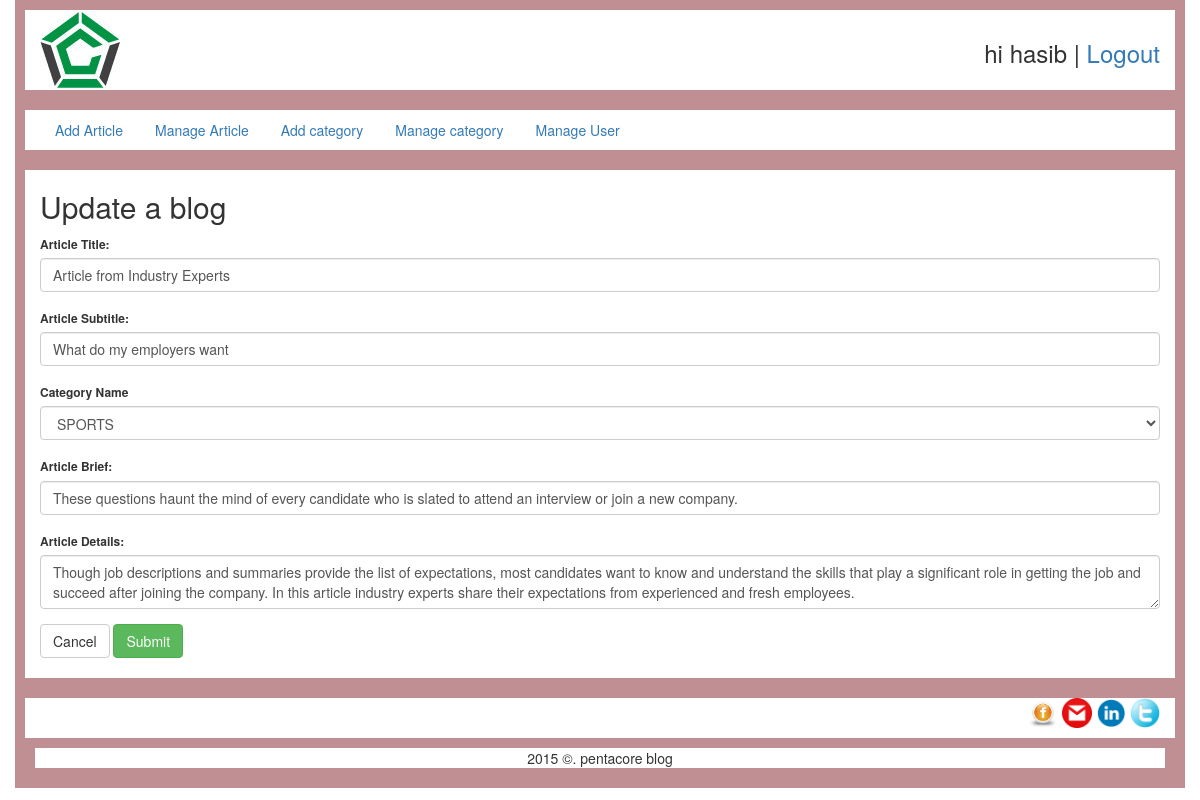
The app's page /admin/editArticle.php?id=8 (signed in) with its own data.
### tables this page shows
CREATE TABLE `article` (
  `article_id` int(11) unsigned NOT NULL AUTO_INCREMENT,
  `article_title` varchar(255) DEFAULT NULL,
  `article_subtitle` varchar(255) DEFAULT NULL,
  `category_id` int(11) NOT NULL,
  `article_sequence` int(11) NOT NULL,
  `article_brief` longtext,
  `article_details` longtext,
  `user_id` int(11) NOT NULL,
  `article_deleted` tinyint(4) NOT NULL DEFAULT '1',
  `article_deleted_at` timestamp NOT NULL DEFAULT '0000-00-00 00:00:00' ON UPDATE CURRENT_TIMESTAMP,
  `article_created_at` timestamp NOT NULL DEFAULT '0000-00-00 00:00:00' ON UPDATE CURRENT_TIMESTAMP,
  `article_total_hits` int(11) NOT NULL,
  `article_img` varchar(255) NOT NULL,
  PRIMARY KEY (`article_id`)
);

CREATE TABLE `category` (
  `category_id` int(10) unsigned NOT NULL AUTO_INCREMENT,
  `category_name` varchar(255) NOT NULL,
  `created_at` timestamp NOT NULL DEFAULT '0000-00-00 00:00:00' ON UPDATE CURRENT_TIMESTAMP,
  `category_deleted` tinyint(4) NOT NULL DEFAULT '1',
  PRIMARY KEY (`category_id`)
);

### admin/dbClass.php (called while the page is built, shortened)
<?php
class blogClass{
    public $conn;
    public function __construct(){
        $serverName = "localhost";
        $userName 	= "root";
        $password 	= "";
        $db 		= "blog";
        $this->conn 		= new mysqli($serverName,$userName,$password,$db);
    }
    public function selectOneArticle($article_id){
        $sql="SELECT article_id, article_title, article_subtitle, category_id, article_sequence, article_brief, article_details, user_id, article_deleted, article_deleted_at, article_created_at, article_img FROM article WHERE article_deleted = 1 AND article_id = $article_id ORDER BY article_id DESC";
        $resOneArticle=$this->conn->query($sql);
        return $resOneArticle;
    }
    public function selectCategory(){
        $sql="SELECT category_id, category_name, created_at FROM category WHERE category_deleted=1 ORDER BY category_id DESC";
        $resCategoryAll=$this->conn->query($sql);
        return $resCategoryAll;
    }public function selectOneCategory($category_id){
        $sql="SELECT category_id, category_name, created_at FROM category WHERE category_deleted=1 AND category_id='$category_id'";
        $resCategory=$this->conn->query($sql);
        return $resCategory;
    }
}

### admin/editArticle.php (the view, shortened to what this page needs)
	--><?php
include_once'dbClass.php';
$article="";
if(isset($_GET['id']) && !empty($_GET['id'])){
    $article_id=$_GET['id'];
    $blog=new blogClass;
    $data=$blog->selectOneArticle($article_id);
    $article=$data->fetch_assoc();
}
?>
<!DOCTYPE html>
<html>
<head>
    <link rel="stylesheet" type="text/css" href="style.css"/>
    <link rel="stylesheet" type="text/css" href="Bootstrap/bootstrap.min.css"/>
</head>
<body>
<div class="container">
    <div class="row">
        <div class="col-md-12" style="border:10px solid #BF8F94 ">
            <img src="img/Thumb.jpg">
            <div style="float:right; margin-top:10px">
                <h3>hi <?php echo $_SESSION["user_name"]; ?> | <a href="login/logout.php">Logout</a></h3>
            </div>
        </div>
    </div>
    <div class="row">
        <div class="col-md-12" style="border:10px solid #BF8F94 ">
            <ul class="nav nav-pills">
                <li><a href="insertArticle.php">Add Article</a></li>
                <li><a href="listArticle.php">Manage Article</a></li>
                <li><a href="insertCategory.php">Add category</a></li>
                <li><a href="listCategory.php">Manage category</a></li>
                <li><a href="listUser.php">Manage User</a></li>
            </ul>
        </div>
    </div>
    <div class="row">
        <div class="col-md-12" style="border:10px solid #BF8F94;">
            <div><h2>Update a blog</h2></div>
            <form action="" method="post" class="form-class">
                <div class="form-group">
                    <label for="input_1"> Article Title:</label>
                    <input type="text" class="form-control" id="article_title" name="article_title" value="<?php echo$article['article_title']; ?>">
                </div>
                <div class="form-group">
                    <label for="input_2"> Article Subtitle:</label>
                    <input type="text" class="form-control" id="article_subtitle" name="article_subtitle" value="<?php echo$article['article_subtitle']; ?>">
                </div>
                <div class="form-group">
                    <label for="category_id"> Category Name</label>
                    <select name="category_id" class="form-control">
                        <?php
                        $blog1=new blogClass;
                        $allCat=$blog1->selectCategory();
                        while($Cat=$allCat->fetch_assoc()){?>
                            <option value="<?php echo $Cat['category_id'];?>" <?php if($Cat["category_id"]==$article['category_id']){echo "selected='selected'";} ?> > <?php echo $Cat['category_name'];?></option>
                            <?php
                        }
                        ?>
                    </select>
                </div>
                <div class="form-group">
                    <label for="input_2"> Article Brief:</label>
                    <input type="text" class="form-control" id="article_brief" name="article_brief"  value="<?php echo$article['article_brief']; ?>">
                </div>
                <div class="form-group">
                    <label for="article_details"> Article Details:</label>
                    <textarea type="text" class="form-control" id="article_details" name="article_details"><?php echo$article['article_details']; ?></textarea>
                </div>
                <input type="reset" value="Cancel" class="btn btn-default">
                <input type="submit" value="Submit" class="btn btn-success" name="submit">
            </form></br>
        </div>
    </div>
    <div class="row">
        <div class="col-md-12" style="border:10px solid #BF8F94 ">
            <div style="float:right; margin-bottom:10px" >
                <a href="http://facebook.com"><img src="img/facebook.png" style="height:30px; width:30px"></a>
                <a href="#"><img src="img/gmail-icon.png" style="height:30px; width:30px"></a>
                <a href="#"><img src="img/linkdin.png" style="height:30px; width:30px"></a>
                <a href="#"><img src="img/twitter.png" style="height:30px; width:30px"></a>
            </div>
            <div class="row" >
                <div class="col-md-12" style="border:10px solid #BF8F94; text-align:center" >
                    <div class="page-footer">
                        <div class="page-footer-inner">
                            2015 &copy;. pentacore blog
                        </div>
                    </div>
                </div>
            </div>
        </div>
    </div>
</div>
</body>
</html>

### admin/login/css/style.css (style rules this page uses)
html, body, div, span, applet, object, iframe, h1, h2, h3, h4, h5, h6, p, blockquote, pre, a, abbr, acronym, address, big, cite, code, del, dfn, em, img, ins, kbd, q, s, samp, small, strike, strong, sub, sup, tt, var, b, u, i, center, dl, dt, dd, ol, ul, li, fieldset, form, label, legend, table, caption, tbody, tfoot, thead, tr, th, td, article, aside, canvas, details, embed, figure, figcaption, footer, header, hgroup, menu, nav, output, ruby, section, summary, time, mark, audio, video { margin: 0; padding: 0; border: 0; font-size: 100%; font: inherit; vertical-align: baseline; }
body { line-height: 1; }
ol, ul { list-style: none; }
body { font: 12px/20px 'Lucida Grande', Verdana, sans-serif; color: #404040; background: #ebc9a2; }
input, textarea, select, label { font-family: inherit; font-size: 12px; -webkit-box-sizing: border-box; -moz-box-sizing: border-box; box-sizing: border-box; }
* { margin: 0; padding: 0; border: 0; }
body { background: url(../images/bg.png) repeat; font-family: "HelveticaNeue-Light", "Helvetica Neue Light", "Helvetica Neue", Helvetica, Arial, "Lucida Grande", sans-serif; font-weight:300; text-align: left; text-decoration: none; }

### records on screen
article: article_title "Article from Industry Experts", article_subtitle "What do my employers want", category_id "SPORTS", article_brief "These questions haunt the mind of every candidate who is slated to attend an interview or join a new company.", article_details "Though job descriptions and summaries provide the list of expectations, most candidates want to know and understand the skills that play a significant role in getting the job and succeed after joining the company. In this article industry experts share their expectations from experienced and fresh employees."

### other values on screen
$_SESSION["user_name"] "hasib"
